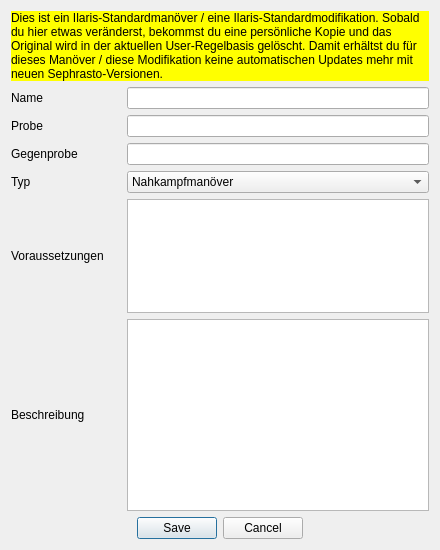
<?xml version="1.0" encoding="UTF-8"?>
<ui version="4.0">
 <class>manDialog</class>
 <widget class="QDialog" name="manDialog">
  <property name="windowModality">
   <enum>Qt::ApplicationModal</enum>
  </property>
  <property name="geometry">
   <rect>
    <x>0</x>
    <y>0</y>
    <width>440</width>
    <height>550</height>
   </rect>
  </property>
  <property name="windowTitle">
   <string>Sephrasto - Manöver / Modifikation bearbeiten...</string>
  </property>
  <layout class="QGridLayout" name="gridLayout_2">
   <item row="0" column="0">
    <layout class="QGridLayout" name="gridLayout">
     <item row="6" column="1">
      <widget class="QPlainTextEdit" name="textEdit">
       <property name="sizePolicy">
        <sizepolicy hsizetype="Expanding" vsizetype="MinimumExpanding">
         <horstretch>0</horstretch>
         <verstretch>0</verstretch>
        </sizepolicy>
       </property>
      </widget>
     </item>
     <item row="3" column="0">
      <widget class="QLabel" name="label_3">
       <property name="text">
        <string>Gegenprobe</string>
       </property>
      </widget>
     </item>
     <item row="5" column="1">
      <widget class="QPlainTextEdit" name="voraussetzungenEdit"/>
     </item>
     <item row="5" column="0">
      <widget class="QLabel" name="label_4">
       <property name="minimumSize">
        <size>
         <width>110</width>
         <height>0</height>
        </size>
       </property>
       <property name="text">
        <string>Voraussetzungen</string>
       </property>
      </widget>
     </item>
     <item row="6" column="0">
      <widget class="QLabel" name="label_5">
       <property name="text">
        <string>Beschreibung</string>
       </property>
      </widget>
     </item>
     <item row="1" column="1">
      <widget class="QLineEdit" name="nameEdit"/>
     </item>
     <item row="1" column="0">
      <widget class="QLabel" name="label">
       <property name="text">
        <string>Name</string>
       </property>
      </widget>
     </item>
     <item row="2" column="0">
      <widget class="QLabel" name="label_2">
       <property name="text">
        <string>Probe</string>
       </property>
      </widget>
     </item>
     <item row="2" column="1">
      <widget class="QLineEdit" name="probeEdit"/>
     </item>
     <item row="4" column="1">
      <widget class="QComboBox" name="comboTyp">
       <item>
        <property name="text">
         <string>Nahkampfmanöver</string>
        </property>
       </item>
       <item>
        <property name="text">
         <string>Fernkampfmanöver</string>
        </property>
       </item>
       <item>
        <property name="text">
         <string>Magische Modifikation</string>
        </property>
       </item>
       <item>
        <property name="text">
         <string>Karmale Modifikation</string>
        </property>
       </item>
      </widget>
     </item>
     <item row="4" column="0">
      <widget class="QLabel" name="label_6">
       <property name="text">
        <string>Typ</string>
       </property>
      </widget>
     </item>
     <item row="3" column="1">
      <widget class="QLineEdit" name="gegenEdit"/>
     </item>
     <item row="0" column="0" colspan="2">
      <widget class="QLabel" name="warning">
       <property name="styleSheet">
        <string notr="true">background-color: rgb(255, 255, 0);</string>
       </property>
       <property name="text">
        <string>Dies ist ein Ilaris-Standardmanöver / eine Ilaris-Standardmodifikation. Sobald du hier etwas veränderst, bekommst du eine persönliche Kopie und das Original wird in der aktuellen User-Regelbasis gelöscht. Damit erhältst du für dieses Manöver / diese Modifikation keine automatischen Updates mehr mit neuen Sephrasto-Versionen.</string>
       </property>
       <property name="wordWrap">
        <bool>true</bool>
       </property>
	   <property name="visible">
	    <bool>False</bool>
	   </property>
      </widget>
     </item>
    </layout>
   </item>
   <item row="1" column="0">
    <widget class="QDialogButtonBox" name="buttonBox">
     <property name="orientation">
      <enum>Qt::Horizontal</enum>
     </property>
     <property name="standardButtons">
      <set>QDialogButtonBox::Cancel|QDialogButtonBox::Save</set>
     </property>
     <property name="centerButtons">
      <bool>true</bool>
     </property>
    </widget>
   </item>
  </layout>
 </widget>
 <tabstops>
  <tabstop>nameEdit</tabstop>
  <tabstop>gegenEdit</tabstop>
  <tabstop>textEdit</tabstop>
 </tabstops>
 <resources/>
 <connections>
  <connection>
   <sender>buttonBox</sender>
   <signal>accepted()</signal>
   <receiver>manDialog</receiver>
   <slot>accept()</slot>
   <hints>
    <hint type="sourcelabel">
     <x>248</x>
     <y>254</y>
    </hint>
    <hint type="destinationlabel">
     <x>157</x>
     <y>274</y>
    </hint>
   </hints>
  </connection>
  <connection>
   <sender>buttonBox</sender>
   <signal>rejected()</signal>
   <receiver>manDialog</receiver>
   <slot>reject()</slot>
   <hints>
    <hint type="sourcelabel">
     <x>316</x>
     <y>260</y>
    </hint>
    <hint type="destinationlabel">
     <x>286</x>
     <y>274</y>
    </hint>
   </hints>
  </connection>
 </connections>
</ui>
